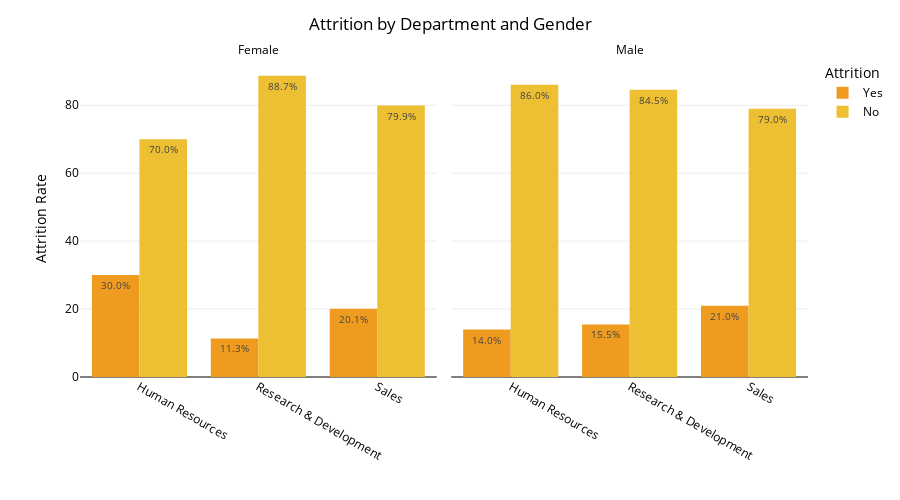

The notebook cell this image was saved under:
### Code cell
# Attrition by Department and Gender
plot_df = df.groupby(['Gender','Department'])['Attrition'].value_counts(normalize=True)
plot_df = plot_df.mul(100).rename('Percent').reset_index()

# Bar chart attributes
fig = px.bar(plot_df, x='Department', y='Percent', color='Attrition', barmode='group',
            text='Percent', facet_col='Gender', category_orders={'Attrition': ['Yes', 'No']}, 
            color_discrete_map={'Yes': "#ef9b20",'No': "#edbf33"},
            hover_data={'Gender': True, 'Department': True, 'Attrition': True, 'Percent': ':.3f'})
fig.for_each_annotation(lambda a: a.update(text=a.text.split("=")[-1]))

# Update layout
fig.update_traces(texttemplate='%{text:.3s}%', textposition='inside', textangle=0, textfont_size=10,
                 marker_line=dict(width=0))
fig.update_layout(title_text='Attrition by Department and Gender', title_x=0.5, plot_bgcolor='#ffffff', font_color='#000000',
                  height=500, xaxis=dict(tickangle=30))              
fig.for_each_xaxis(lambda y: y.update(title=''))

# Update axes
fig.update_xaxes(showticklabels=True, tickangle=30, col=2)
fig.update_yaxes(title_text='Attrition Rate', zeroline=True, zerolinewidth=1, zerolinecolor='#000000',
                gridcolor='#ededed', col=1) 
fig.update_yaxes(zeroline=True, zerolinewidth=1, zerolinecolor='#000000', gridcolor='#ededed', col=2)                                        

fig.show()

### Figure 1 — Plotly figure (JSON) as saved in the notebook; plotly's stock layout.template omitted (floating-point values rounded to 4 significant figures)
{"data": [{"alignmentgroup": "True", "customdata": [["Female", "Yes"], ["Female", "Yes"], ["Female", "Yes"]], "hovertemplate": "Attrition=%{customdata[1]}<br>Gender=%{customdata[0]}<br>Department=%{x}<br>Percent=%{text:.3f}<extra></extra>", "legendgroup": "Yes", "marker": {"color": "#ef9b20", "line": {"width": 0}, "pattern": {"shape": ""}}, "name": "Yes", "offsetgroup": "Yes", "orientation": "v", "showlegend": true, "text": [30, 11.35, 20.11], "textangle": 0, "textfont": {"size": 10}, "textposition": "inside", "texttemplate": "%{text:.3s}%", "type": "bar", "x": ["Human Resources", "Research & Development", "Sales"], "xaxis": "x", "y": [30, 11.35, 20.11], "yaxis": "y"}, {"alignmentgroup": "True", "customdata": [["Male", "Yes"], ["Male", "Yes"], ["Male", "Yes"]], "hovertemplate": "Attrition=%{customdata[1]}<br>Gender=%{customdata[0]}<br>Department=%{x}<br>Percent=%{text:.3f}<extra></extra>", "legendgroup": "Yes", "marker": {"color": "#ef9b20", "line": {"width": 0}, "pattern": {"shape": ""}}, "name": "Yes", "offsetgroup": "Yes", "orientation": "v", "showlegend": false, "text": [13.95, 15.46, 21.01], "textangle": 0, "textfont": {"size": 10}, "textposition": "inside", "texttemplate": "%{text:.3s}%", "type": "bar", "x": ["Human Resources", "Research & Development", "Sales"], "xaxis": "x2", "y": [13.95, 15.46, 21.01], "yaxis": "y2"}, {"alignmentgroup": "True", "customdata": [["Female", "No"], ["Female", "No"], ["Female", "No"]], "hovertemplate": "Attrition=%{customdata[1]}<br>Gender=%{customdata[0]}<br>Department=%{x}<br>Percent=%{text:.3f}<extra></extra>", "legendgroup": "No", "marker": {"color": "#edbf33", "line": {"width": 0}, "pattern": {"shape": ""}}, "name": "No", "offsetgroup": "No", "orientation": "v", "showlegend": true, "text": [70, 88.65, 79.89], "textangle": 0, "textfont": {"size": 10}, "textposition": "inside", "texttemplate": "%{text:.3s}%", "type": "bar", "x": ["Human Resources", "Research & Development", "Sales"], "xaxis": "x", "y": [70, 88.65, 79.89], "yaxis": "y"}, {"alignmentgroup": "True", "customdata": [["Male", "No"], ["Male", "No"], ["Male", "No"]], "hovertemplate": "Attrition=%{customdata[1]}<br>Gender=%{customdata[0]}<br>Department=%{x}<br>Percent=%{text:.3f}<extra></extra>", "legendgroup": "No", "marker": {"color": "#edbf33", "line": {"width": 0}, "pattern": {"shape": ""}}, "name": "No", "offsetgroup": "No", "orientation": "v", "showlegend": false, "text": [86.05, 84.54, 78.99], "textangle": 0, "textfont": {"size": 10}, "textposition": "inside", "texttemplate": "%{text:.3s}%", "type": "bar", "x": ["Human Resources", "Research & Development", "Sales"], "xaxis": "x2", "y": [86.05, 84.54, 78.99], "yaxis": "y2"}], "layout": {"annotations": [{"font": {}, "showarrow": false, "text": "Female", "x": 0.245, "xanchor": "center", "xref": "paper", "y": 1, "yanchor": "bottom", "yref": "paper"}, {"font": {}, "showarrow": false, "text": "Male", "x": 0.755, "xanchor": "center", "xref": "paper", "y": 1, "yanchor": "bottom", "yref": "paper"}], "barmode": "group", "font": {"color": "#000000"}, "height": 500, "legend": {"title": {"text": "Attrition"}, "tracegroupgap": 0}, "margin": {"t": 60}, "plot_bgcolor": "#ffffff", "title": {"text": "Attrition by Department and Gender", "x": 0.5}, "xaxis": {"anchor": "y", "domain": [0, 0.49], "tickangle": 30, "title": {"text": ""}}, "xaxis2": {"anchor": "y2", "domain": [0.51, 1], "matches": "x", "showticklabels": true, "tickangle": 30, "title": {"text": ""}}, "yaxis": {"anchor": "x", "domain": [0, 1], "gridcolor": "#ededed", "title": {"text": "Attrition Rate"}, "zeroline": true, "zerolinecolor": "#000000", "zerolinewidth": 1}, "yaxis2": {"anchor": "x2", "domain": [0, 1], "gridcolor": "#ededed", "matches": "y", "showticklabels": false, "zeroline": true, "zerolinecolor": "#000000", "zerolinewidth": 1}}}
